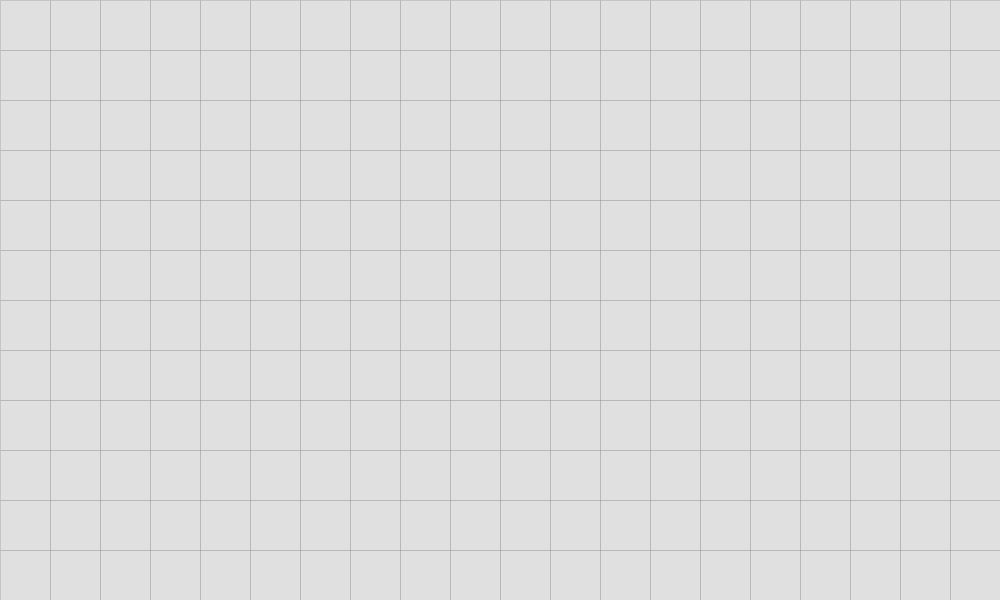
Frame 1 (no input)
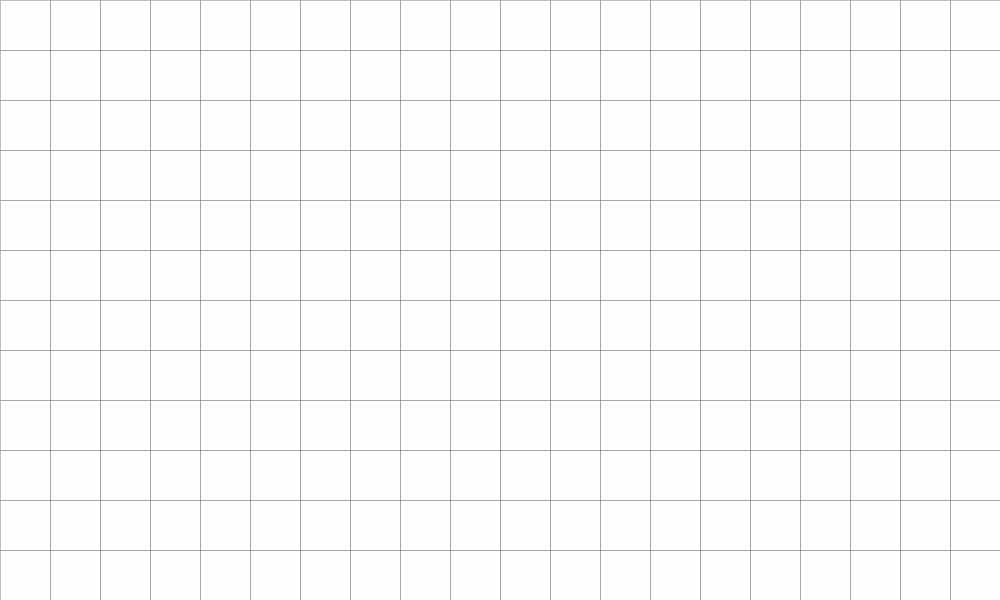
Frame 60 (the mouse pressed at the canvas centre just before this capture)
Frame 120 (the mouse held since frame 60 and released just before this capture): identical to frame 60, image omitted

The Processing sketch that drew these frames (run headless with seeded random() and noise(); from frame 60 on, the mouse is pressed at the canvas centre):

// Processing sketch: DungeonGeneratorTest
// ── DungeonGeneratorTest.pde
int s = 50, cols, rows;
float near = 100;
ArrayList<Room> room = new ArrayList<Room>();
boolean[][] space;
void setup() {
  //fullScreen();
  size(1000, 600);
  cols = width/s;
  rows = height/s;
  space = new boolean[cols][rows];



  for (int i = 0; i<width/s; i++) {
    for (int j = 0; j<height/s; j++) {
      fill(255, 100);
      //rect(i*s, j*s, s, s);
    }
  }
}
void reset() {
  for (int x = 0; x<cols; x++) {
    for (int y = 0; y<rows; y++) {
      if (chance(10)) {
        if (!space[x][y]==true) room.add(new Room(x, y));
        space[x][y]=true;
      }
    }
  }
}
void draw() {
  for (int i = 0; i<width/s; i++) {
    for (int j = 0; j<height/s; j++) {
      fill(255, 100);
      strokeWeight(0);
      rect(i*s, j*s, s, s);
    }
  }
  for (int r = 0; r<room.size(); r++) {
    room.get(r).paint();
  }
  for (int r = 0; r<room.size(); r++) {
    room.get(r).nearest();
  }
}
boolean chance(float percentage) {
  return random(0, 100)<percentage;
}
void mouseClicked() {
  if (mouseButton == RIGHT)reset();
  if (mouseButton == LEFT)setup();
}
// ── Path.pde
class Path {
  Room a, b;
  PVector pathV;
  void paint() {
    pushStyle();
    stroke(205, 30, 15);
    strokeWeight(10);
    line(a.pos.x*s, a.pos.y*s, b.pos.x*s, b.pos.y*s);
    popStyle();
  }
  Path(Room a, Room b) {
    this.a = a;
    this.b = b;
    pathV = PVector.sub(this.a.pos,this.b.pos);
  }
}
// ── Room.pde
class Room {
  PVector pos = new PVector();
  int nPath, xSize, ySize, nr;

  void paint() {

    fill(160, 100, 50);
    strokeWeight(0);
    rect(pos.x*s, pos.y*s, xSize, ySize);
  }
  void nearest() {
    for (int r2 = 0; r2<room.size(); r2++) { 
      if ((pos.copy().sub(room.get(r2).pos)).mag()<near && (pos.copy().sub(room.get(r2).pos)).mag()!=0) { 
        near = (pos.copy().sub(room.get(r2).pos)).mag();
        nr = r2;
      }
    }  

    //pushMatrix(); 
    //beginShape();
    //translate(xSize/2, ySize/2);
    //vertex((int)pos.x*s, (int)pos.y*s);
    //strokeWeight(0);
    //fill(0, 255, 0, 200);
    //ellipse((int)pos.x*s, (int)pos.y*s, 20, 20);
    //translate(-xSize/2, -ySize/2);
    //translate(room.get(nr).xSize/2, room.get(nr).ySize/2);
    //vertex((int)room.get(nr).pos.x*s, (int)room.get(nr).pos.y*s);
    //strokeWeight(0);
    //fill(0, 0, 255, 200);
    //ellipse((int)room.get(nr).pos.x*s, (int)room.get(nr).pos.y*s, 20, 20);
    //strokeWeight(5);
    //endShape();
    //popMatrix();


    pushMatrix();
    translate(s/2, s/2);
    strokeWeight(s*0.2);
    line((int)pos.x*s, (int)pos.y*s, (int)room.get(nr).pos.x*s, (int)room.get(nr).pos.y*s);
    strokeWeight(0);
    fill(0, 255, 0, 200);
    ellipse((int)pos.x*s, (int)pos.y*s, s*0.6, s*0.2);
    fill(255, 0, 0, 200);
    ellipse((int)room.get(nr).pos.x*s, (int)room.get(nr).pos.y*s, s*0.2, s*0.6);
    popMatrix();
    near = 1000;
  }
  Room(int posX, int posY, int nPath, int xSize, int ySize) {
    this.pos.set(posX, posY);
    this.nPath = nPath;
    this.xSize = xSize;
    this.ySize = ySize;
  }
  Room(int posX, int posY) {
    this.pos.set(posX, posY);
    this.nPath = 1;
    this.xSize = (int)random(s*0.2, s);
    this.ySize = (int)random(s*0.2, s);
  }
  Room() {
    this.pos = new PVector((int)random(0, width/s), (int)random(0, height/s));
    this.nPath = 1;
    this.xSize = (int)random(s*0.2, s);
    this.ySize = (int)random(s*0.2, s);
  }
}
// ── RoomGroup.pde
class RoomGroup {
  ArrayList<Room> group = new ArrayList<Room>();

  void detectRelation(int r) {

    if ( room.get(room.get(room.get(r).nr).nr).equals(room.get(r)) ) { //if my nearest's nearest it's me
      group.add(room.get(room.get(r).nr));                             //then add my nearest 
    } else {                                                           //else:
      group.add(room.get(r));                                          //add myself
    }
  }




  RoomGroup() {
  }
}
